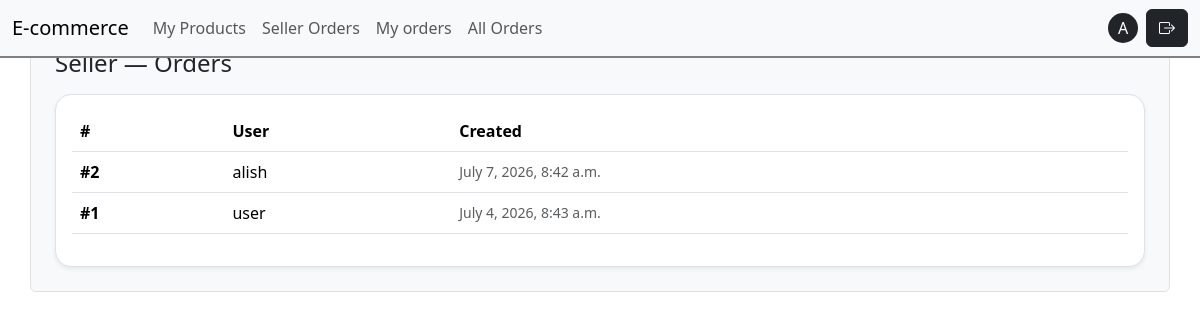
Screenshot of /seller/orders/admin1234/ (signed in) with the database file from the repository.
### accounts/models.py (models this page shows, shortened)
class User(AbstractUser):
    class Role(models.TextChoices):
        BUYER = "BUYER", "Buyer"
        SELLER = "SELLER", "Seller"
    role = models.CharField(
        choices=Role.choices,
        default=Role.BUYER
    )
    image = models.ImageField(upload_to="avatars/", null=True, blank=True)
    phone_number = models.CharField(max_length=13, help_text="+998998889911")
    address = models.CharField(max_length=255)

### orders/models.py (models this page shows, shortened)
class Order(models.Model):
   user = models.ForeignKey(  # buyurtma egasi (xaridor)
       settings.AUTH_USER_MODEL,
       on_delete=models.CASCADE,
       related_name="orders"
   )
   full_name = models.CharField(max_length=120)  # checkoutdagi ism-familiya
   phone = models.CharField(max_length=30)  # telefon
   address = models.TextField()  # manzil (sodda variant)
   delivery_method = models.CharField(max_length=50, default="standard")  # yetkazish turi
   note = models.TextField(blank=True)  # izoh (ixtiyoriy)
   created_at = models.DateTimeField(auto_now_add=True)  # yaratilgan vaqt

### orders/views.py (the view)
# urls.py: path("seller/orders/admin1234/", views.SellerOrderListView.as_view(), name="seller_orders"),
class SellerOrderListView(SellerRequiredMixin, ListView):
   model = Order
   template_name = "orders/seller/order_list.html"
   context_object_name = "orders"
   paginate_by = 20  # sahifalab ko‘rsatish
   def get_queryset(self):
       return Order.objects.select_related("user").order_by("-created_at")

### catalog/mixins.py (called while the page is built)
    def test_func(self):
        user = self.request.user
        return user.is_authenticated and getattr(user , "role", None) == 'SELLER'

### templates/orders/seller/order_list.html (shortened to what this page needs)
{% extends "base.html" %}
{% block body %}
<div class="container bg-light border rounded p-4 my-4 ">
  <h1 class="h4 mb-3">Seller — Orders</h1>
<div class="card shadow-sm border rounded-4">
 <div class="card-body">
   {% if orders %}
     <div class="table-responsive">
       <table class="table align-middle">
         <thead><tr>
             <th>#</th>
             <th>User</th>
             <th>Created</th>
             </tr>
            </thead>
            <tbody>
           {% for o in orders %}
             <tr>
               <td class="fw-semibold">#{{ o.id }}</td>
               <td>{{ o.user.username }}</td>
               <td class="text-muted small">{{ o.created_at }}</td>
               </tr>
           {% endfor %}
         </tbody></table></div>
   {% else %}
     <p class="text-muted mb-0">Order yo‘q.</p>
   {% endif %}
 </div></div>
</div>
{% endblock %}

### templates/includes/navbar.html (shortened to what this page needs)
<nav class="navbar navbar-expand-lg bg-body-tertiary">
  <div class="container-fluid">
    <a class="navbar-brand" href="/">E-commerce</a>
    <div class="collapse navbar-collapse" id="navbarSupportedContent">
      <ul class="navbar-nav me-auto mb-2 mb-lg-0">
        {% if request.user.is_authenticated and request.user.role == "SELLER" %}
        <li class="nav-item">
            <a class="nav-link" href="{% url 'seller_products' %}">
              My Products
            </a>
          </li>
          <li class="nav-item">
            <a href="{% url 'seller_order_items' %}" class="nav-link">Seller Orders</a>
          </li>
          {% endif %}
        <li class="nav-item">
          <a href="{% url 'my_orders' %}" class="nav-link">My orders</a>
        </li>
        {% if request.user.is_staff %}
        <li class="nav-item">
          <a class="nav-link" href="{% url 'seller_orders' %}">All Orders</a>
        </li>
        {%endif %}
      </ul>
      <div class="right d-flex justify-content-center align-items-center">
        {% if user.is_authenticated %}
         <a href="{% url 'profile_detail' %}" style="width:30px;height:30px;" class="text-decoration-none mx-2 rounded rounded-circle bg-dark text-white d-flex justify-content-center align-items-center">
                {{ user.username|slice:1|title }}
          </a>
          <form method="post" action="{% url 'logout' %}">
            <button class="btn btn-dark"><i class="bi bi-box-arrow-right"></i></button>
          </form>
          {% else %}
          <a class="btn btn-dark mx-2" href="{% url 'login' %}">Login</a>
          <a class="btn btn-secondary" href="{% url 'signup' %}">Signup</a>
          {%endif%}
      </div>
    </div>
  </div>
</nav>

### static/css/style.css (style rules this page uses)
nav { position: fixed !important; top: 0px !important; left: 0 !important; right: 0 !important; z-index: 1; border-bottom: 2px solid gray; }

### rows the page displays
User: username "A"
Order: id "2", user.username "alish", created_at "July 7, 2026, 8:42 a.m."
Order: id "1", user.username "user", created_at "July 4, 2026, 8:43 a.m."
